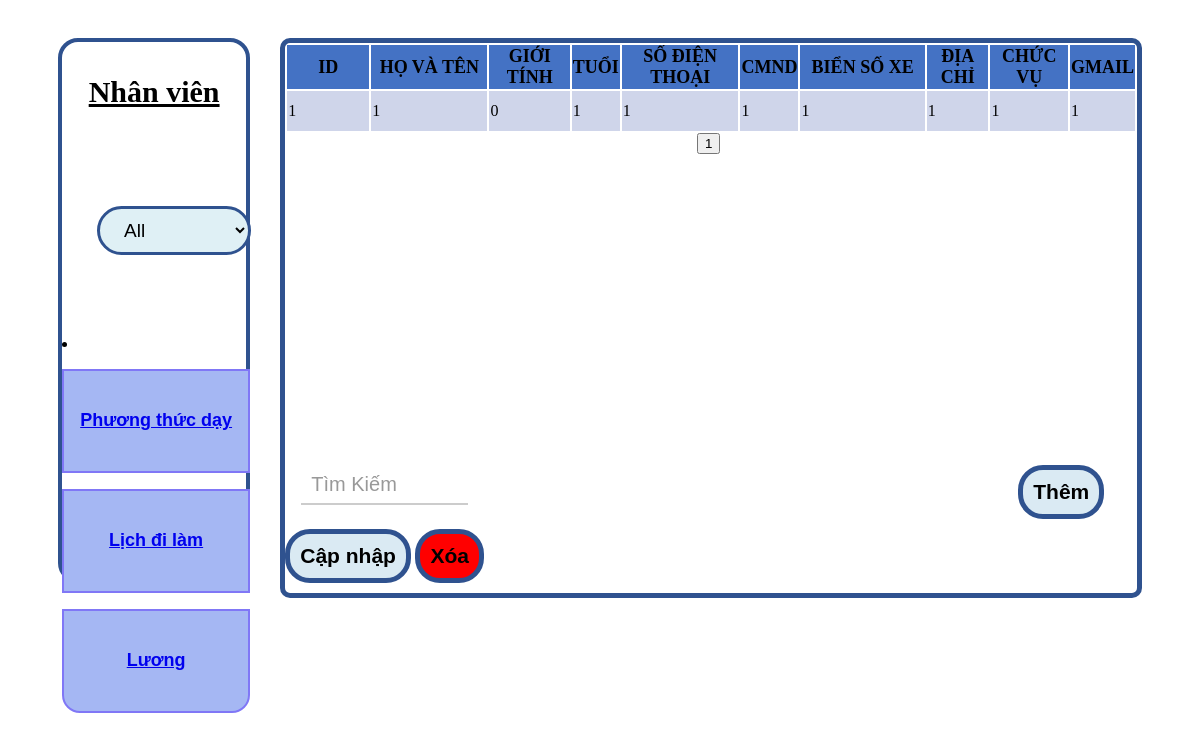
Screenshot of /controller/controller_nhan_vien/NhanVienDisplay.php with the database file from the repository.
### tables this page shows
CREATE TABLE `tbl_nhan_vien` (
  `id_nv` varchar(50) NOT NULL,
  `name` varchar(50) NOT NULL,
  `gioi_tinh` tinyint(1) NOT NULL DEFAULT 0,
  `tuoi` int(11) NOT NULL,
  `sdt` varchar(50) NOT NULL,
  `cmnd` varchar(50) NOT NULL,
  `bien_so_xe` varchar(50) DEFAULT NULL,
  `dia_chi` varchar(50) NOT NULL,
  `chuc_vu` varchar(50) NOT NULL,
  `gmail` varchar(50) NOT NULL
);

### controller/controller_nhan_vien/NhanVienDisplay.php (the view, shortened to what this page needs)
<?php
    include "NhanVienPage.php";
?>
<link rel="stylesheet" href="./assets/css/nhanvien.css">
<div class="main-nhanvien">
    <div class="nhanvien__search-view">
        <h2 class="nhanvien__search-heading"><u>Nhân viên</u></h2>
        <form action="NhanVienOption.php" method="post">
            <select class="nhanvien__search-btn">
                <option value="All">All</option>
            </select>
        </form>
        <li>
            <ul><a href="lop.php" class="nhanvien--option">Phương thức dạy</a></ul>
            <ul><a href="lich_di_lam.php" class="nhanvien--option">Lịch đi làm</a></ul>
            <ul><a href="nv_bang_luong.php" class="nhanvien--option nhanvien--option__luong">Lương</a></ul>
        </li>
    </div>
    <div class="nhanvien__table">
        <table class="nhanvien__table-view">
            <tr class="nhanvien__table-view--title">
                <th>ID</th>
                <th>HỌ VÀ TÊN</th>
                <th>GIỚI TÍNH</th>
                <th>TUỔI</th>
                <th>SỐ ĐIỆN THOẠI</th>
                <th>CMND</th>
                <th>BIỂN SỐ XE</th>
                <th>ĐỊA CHỈ</th>
                <th>CHỨC VỤ</th>
                <th>GMAIL</th>
            </tr>
            <?php
        while($row = mysqli_fetch_array($query))
       {
        ?>
            <tr class="nhanvien__table-view--data">
                <td><?php echo $row["id_nv"]?></td>
                <td><?php echo $row["name"]?></td>
                <td><?php echo $row["gioi_tinh"]?></td>
                <td><?php echo $row["tuoi"]?></td>
                <td><?php echo $row["sdt"]?></td>
                <td><?php echo $row["cmnd"]?></td>
                <td><?php echo $row["bien_so_xe"]?></td>
                <td><?php echo $row["dia_chi"]?></td>
                <td><?php echo $row["chuc_vu"]?></td>
                <td><?php echo $row["gmail"]?></td>
                <?php
       }
        ?>
        </table>
        <form class="nhanvien__pagination" method="GET" action="<?php echo $_SERVER['PHP_SELF'] ?>">
            <center>
                <?php echo $listPages; ?>
            </center>
        </form>
        <div class="nhanvien__AUD">
            <div class="nhanvien__search-input">
                <i class="fa-sharp fa-solid fa-magnifying-glass nhanvien__search-input--icon"></i>
                <form method="POST" action="<?php echo $_SERVER['PHP_SELF'] ?>">
                    <input class='nhanvien__input-search' type="text" name="nhanvien__input-search"
                        placeholder="Tìm Kiếm">
                </form>
            </div>
            <button class='nhanvien__AUD-btn js-add' type="button" onclick="">Thêm</button>
            <button class='nhanvien__AUD-btn js-update' type="button" onclick="">Cập nhập</button>
            <button class='nhanvien__AUD-btn js-del nhanvien__AUD-btn-del' type="button" onclick="">Xóa</button>
        </div>
    </div>
</div>

### view/assets/css/nhanvien.css (style rules this page uses)
.main-nhanvien { display: flex; padding: 30px 50px 0 50px; height: 560px; }
.nhanvien__search-view { width: calc(100% - 83%); height: 67.1vh; border: 4px solid #2F528F; border-radius: 20px; float: left; }
.nhanvien__search-heading { display: flex; justify-content: center; font-size: 30px; align-items: center; height: 50px; }
.nhanvien__search-input--icon { display: flex; font-size: 24px; padding: 0 8px; align-items: center; }
.nhanvien__search-input { display: flex; float: left; margin-right: 550px; }
.nhanvien__search-input input[type="text"] { height: 40px; width: 167px; padding: 5px 10px; font-size: 20px; border: none; border-bottom: 2px solid #ccc; outline: none; }
.nhanvien__search-input input[type="text"]::placeholder { color: #999; }
.nhanvien__search-btn { background-color: #dff0f5; color: black; font-size: 19px; padding: 10px 20px; border-radius: 30px; transition: 0.3s; margin: 64px 35px; cursor: pointer; border: 3px solid #2F528F; }
.nhanvien__table { position: relative; float: right; width: calc(100% - 20%); border: 1px solid #2F528F; border-radius: 10px; font-size: 18px; border-width: 5px; margin-left: 30px; }
.nhanvien__table-view { width: 100% }
.nhanvien__table-view--title { height: 40px; }
div tr.nhanvien__table-view--title { background-color: #4472C4; font-size: 18px; }
.nhanvien__table-view--data { height: 40px; }
.nhanvien__table-view--data:nth-of-type(even) { background-color: #CFD5EA; }
.nhanvien__table-view th:nth-of-type(1) , .nhanvien__table-health-view th:nth-of-type(1) { width: 80px; }
.nhanvien__table-view td:nth-of-type(2) { width: 14%; }
.nhanvien__table-view td:nth-of-type(7) { width: 15%; }
.nhanvien__AUD { position: absolute; bottom: 0; right: 0; }
.nhanvien__AUD-btn { padding: 10px; border: 1px solid #2F528F; border-width: 5px; border-radius: 25px; margin-bottom: 10px; background-color: #daeaf3; font-size: 21px; font-weight: 600; }
.nhanvien__AUD-btn-del { margin-right: 30px; background-color: red; }
.nhanvien--option { border: 2px solid rgb(128, 119, 246); width: 100%; height: 100px; background-color: rgb(165, 183, 243); display: flex; justify-content: center; align-items: center; font-family: Arial, Helvetica, sans-serif; font-size: 18px; font-weight: bold; }
ul { padding: 0; }
.nhanvien--option__luong { border-bottom-left-radius: 18px; border-bottom-right-radius: 18px; }

### rows the page displays
tbl_nhan_vien: id_nv "1", name "1", gioi_tinh "0", tuoi "1", sdt "1", cmnd "1", bien_so_xe "1", dia_chi "1", chuc_vu "1", gmail "1"
